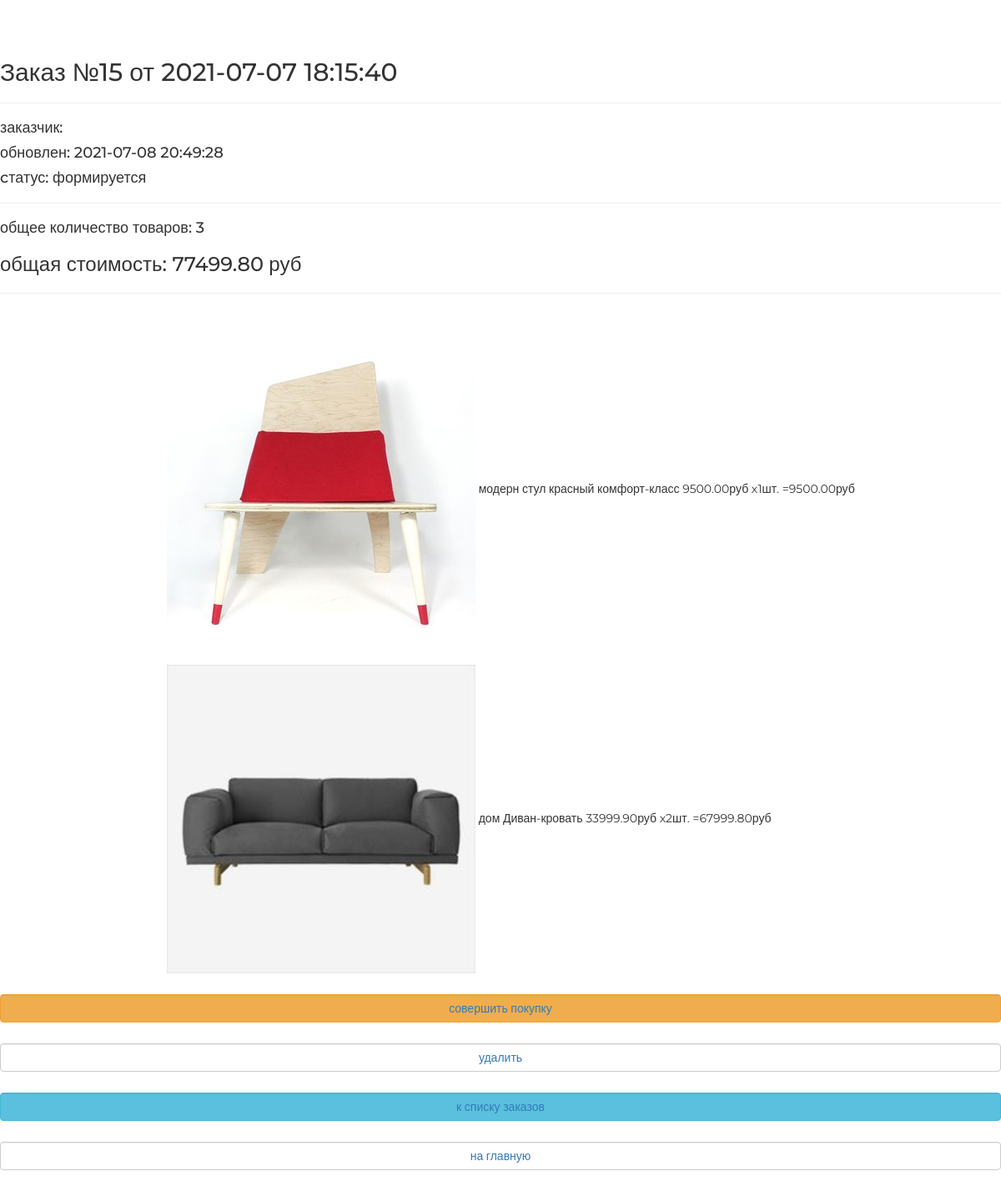
/orders/read/15/, run on an earlier commit of the app's database.
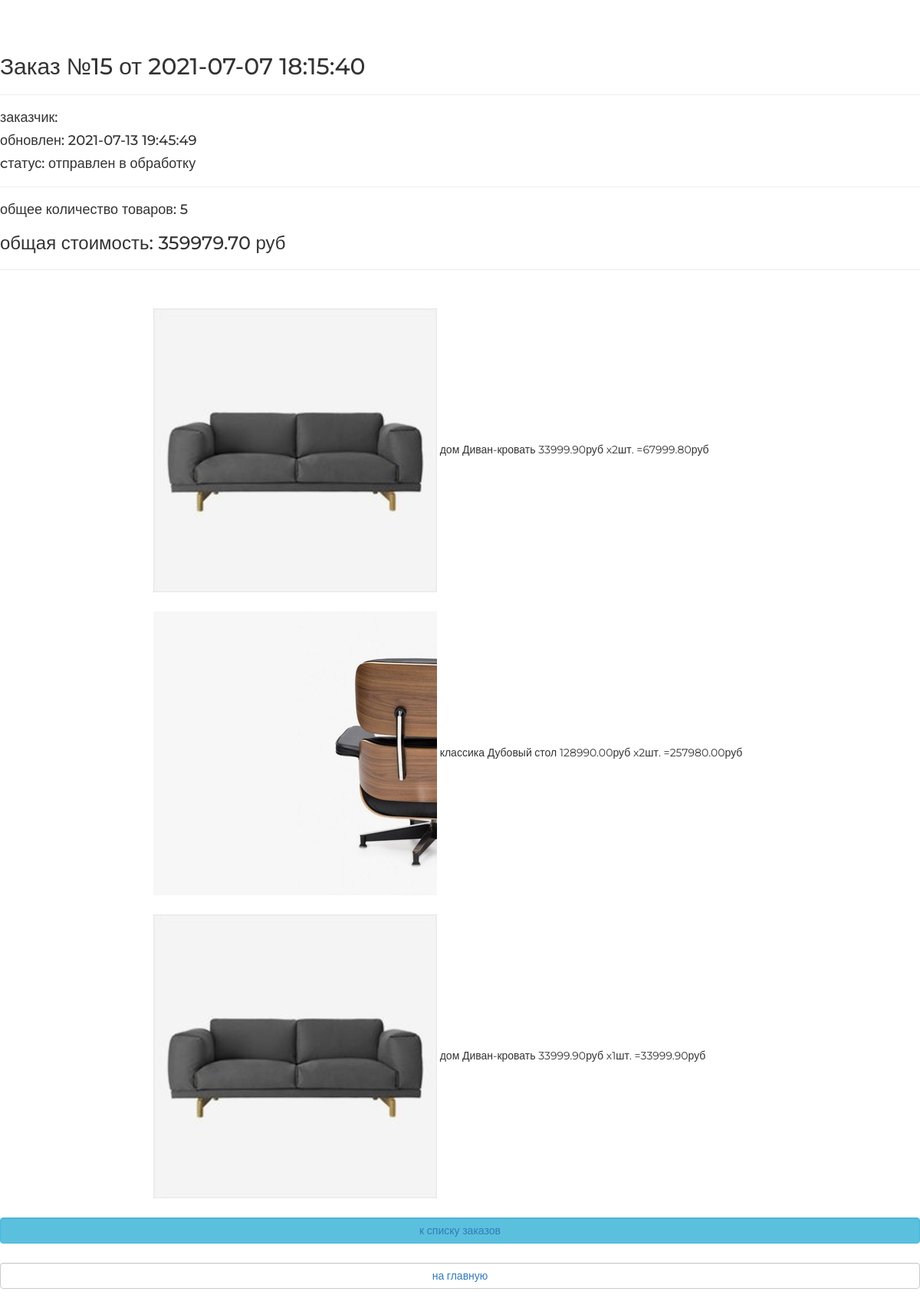
And on a later commit of the database.
### ordersapp/models.py (models this page shows, shortened)
class Order(models.Model):
    FORMING = 'FM'
    SENT_TO_PROCEED = 'STP'
    PROCEEDED = 'PRD'
    PAID = 'PD'
    READY = 'RDY'
    CANCEL = 'CNC'
    STATUS_CHOICES = (
        (FORMING, 'формируется'),
        (SENT_TO_PROCEED, 'отправлен в обработку'),
        (PAID, 'оплачен'),
        (PROCEEDED, 'обрабатывается'),
        (READY, 'готов к выдаче'),
        (CANCEL, 'отменен'),
    )
    user = models.ForeignKey(get_user_model(), on_delete=models.CASCADE, related_name='orders')
    created = models.DateTimeField(verbose_name='создан', auto_now_add=True)
    updated = models.DateTimeField(verbose_name='обновлен', auto_now=True)
    status = models.CharField(verbose_name='статус',
                              max_length=3,
                              choices=STATUS_CHOICES,
                              default=FORMING)
    is_active = models.BooleanField(verbose_name='активен', default=True)
    class Meta:
        ordering = ('-created',)
        verbose_name = 'заказ'
        verbose_name_plural = 'заказы'
    @property
    def total_quantity(self):
        return sum(map(lambda x: x.quantity, self.items.all()))
    def get_total_cost(self):
        return sum(map(lambda x: x.product_cost, self.items.all()))

class OrderItem(models.Model):
    order = models.ForeignKey(Order,
                              on_delete=models.CASCADE,
                              related_name='items')
    product = models.ForeignKey(Product,
                                verbose_name='продукт',
                                on_delete=models.CASCADE)
    quantity = models.PositiveSmallIntegerField(verbose_name='количество',
                                           default=0)
    @property
    def product_cost(self):
        return self.product.price * self.quantity

### mainapp/models.py (models this page shows, shortened)
class Product(models.Model):
    category = models.ForeignKey(ProductCategory, on_delete=models.CASCADE,)
    name = models.CharField('имя', max_length=128,)
    image = models.ImageField(upload_to='product_img', blank=True,)
    short_desc = models.CharField(
        'краткое описание',
        max_length=256,
        blank=True,
    )
    description = models.CharField(
        'описание',
        max_length=500,
        blank=True,
    )
    price = models.DecimalField(
        'цена продукта',
        max_digits=8,
        decimal_places=2,
        default=0,
    )
    quantity = models.PositiveIntegerField('количество товара на складе', default=0,)
    is_active = models.BooleanField('активность', default=True)
    class Meta:
        verbose_name = 'продукт'
        verbose_name_plural = 'продукты'
        ordering = ['price']

class ProductCategory(models.Model):
    name = models.CharField(
        'имя',
        max_length=64,
        unique=True,
    )
    description = models.TextField(
        'описание',
        blank=True,
    )
    created = models.DateTimeField(auto_now_add=True)
    updated = models.DateTimeField(auto_now=True)
    is_active = models.BooleanField('активность', default=True)
    class Meta:
        verbose_name = 'категория продукта'
        verbose_name_plural = 'категории продукта'
        ordering = ['name']

### ordersapp/views.py (the view)
# urls.py: path('read/<pk>/', ordersapp.OrderRead.as_view(), name='read'),
class OrderRead(PageTitleMixin, DetailView):
    model = Order
    page_title = 'просмотр заказа'

### mainapp/context_processors.py (called while the page is built)
def categories(request):
    return {
        'categories': ProductCategory.objects.all()
    }

### mainapp/templatetags/my_tags.py (called while the page is built)
def media_folder_products(string):
    if not string:
        string = 'products_img/default.jpg'
    return f'{settings.MEDIA_URL}{string}'

### ordersapp/views.py (called while the page is built)
    def get_context_data(self, **kwargs):
        context = super().get_context_data(**kwargs)
        context[self.page_title_key] = self.page_title
        return context

### ordersapp/templates/ordersapp/order_detail.html
{% extends 'ordersapp/base.html' %}
{% load static %}
{% load my_tags %}
{% block container %}
   {% include 'ordersapp/includes/inc_order_summary.html' %}
   <div class="basket_list">
       {% for item in object.items.all %}
           <div class="basket_record">
               <img src="{{ item.product.image|media_folder_products }}" alt="{{ item.product.short_desc }}">
               <span class="category_name">{{ item.product.category.name }}</span>
               <span class="product_name">{{ item.product.name }}</span>
               <span class="product_price">{{ item.product.price }}руб</span>
               <span class="product_quantity">x{{ item.quantity }}шт.</span>
               <span class="product_cost">={{ item.product_cost }}руб</span>
           </div>
       {% endfor %}
   </div>
   {% include 'ordersapp/includes/inc_order_actions.html' %}
{% endblock %}

### ordersapp/templates/ordersapp/base.html (shortened to what this page needs)
<!DOCTYPE html>
{% load static %}
<html>
    {% block css %}
        <link rel="stylesheet" type="text/css" href="{% static 'css/bootstrap.min.css' %}">
        <link rel="stylesheet" href="{% static 'fonts/font-awesome/css/font-awesome.css' %}">
        <link rel="stylesheet" type="text/css" href="{% static 'css/style.css' %}">
    {% endblock %}
<body>
  <div class="basket_container">
       {% block container %}
       {% endblock %}
  </div>
</body>
</html>

### ordersapp/templates/ordersapp/includes/inc_order_summary.html (shortened to what this page needs)
{% if object %}
   <div class="h2">Заказ №{{ object.pk }} от {{ object.created|date:"Y-m-d H:i:s" }}</div>
   <hr>
   <div class="h4">заказчик: {{ user.last_name|capfirst }} {{ user.first_name|capfirst }} </div>
   <div class="h4">обновлен: {{ object.updated|date:"Y-m-d H:i:s" }}</div>
   <div class="h4">cтатус: {{ object.get_status_display }}</div>
   <hr>
   <div class="h4">
       общее количество товаров: <span class="order_total_quantity">{{ object.total_quantity }}</span>
   </div>
   <div class="h3">
       общая стоимость: <span class="order_total_cost">{{ object.get_total_cost }}</span> руб
   </div>
{% endif %}
<hr>

### ordersapp/templates/ordersapp/includes/inc_order_actions.html
{% if object.status == 'FM' %}
   <button class="btn btn-warning btn-round form-control last">
       <a href="{% url 'orders:forming_complete' object.pk %}">совершить покупку</a>
   </button>
   <button class="btn btn-default btn-round form-control last">
       <a href="{% url 'orders:delete' object.pk %}">удалить</a>
   </button>
{% endif %}
    <button class="btn btn-info btn-round form-control last">
       <a href="{% url 'orders:index' %}">к списку заказов</a>
    </button>
    <button class="btn btn-default btn-round form-control last">
       <a href="{% url 'index' %}">на главную</a>
    </button>

### geekshop/static/style.css (style rules this page uses)
* { margin: 0; padding: 0; }
body { font-family: 'Montserrat', sans-serif; }
html, body { height: 100%; }
.basket_container { padding-top: 50px; }
.basket_list { margin: 50px 0 0 200px; display: block; }
.basket_record { display: block; margin-bottom: 25px; }
.btn { margin-bottom: 25px; }

What changed in the data, as far as the page shows it:
removed OrderItem: product.image|media_folder_products (picture), product.category.name "модерн", product.name "стул красный комфорт-класс", product.price "9500.00", quantity "1", product_cost "9500.00"
changed Order id 15: updated "2021-07-08 20:49:28" → "2021-07-13 19:45:49"; status "формируется" → "отправлен в обработку"; total_quantity "3" → "5"; get_total_cost "77499.80" → "359979.70"
added OrderItem: product.image|media_folder_products (picture), product.category.name "классика", product.name "Дубовый стол", product.price "128990.00", quantity "2", product_cost "257980.00"
added OrderItem: product.image|media_folder_products (picture), product.category.name "дом", product.name "Диван-кровать", product.price "33999.90", quantity "1", product_cost "33999.90"
Also different on the page:
text no longer shown: "совершить покупку удалить"
